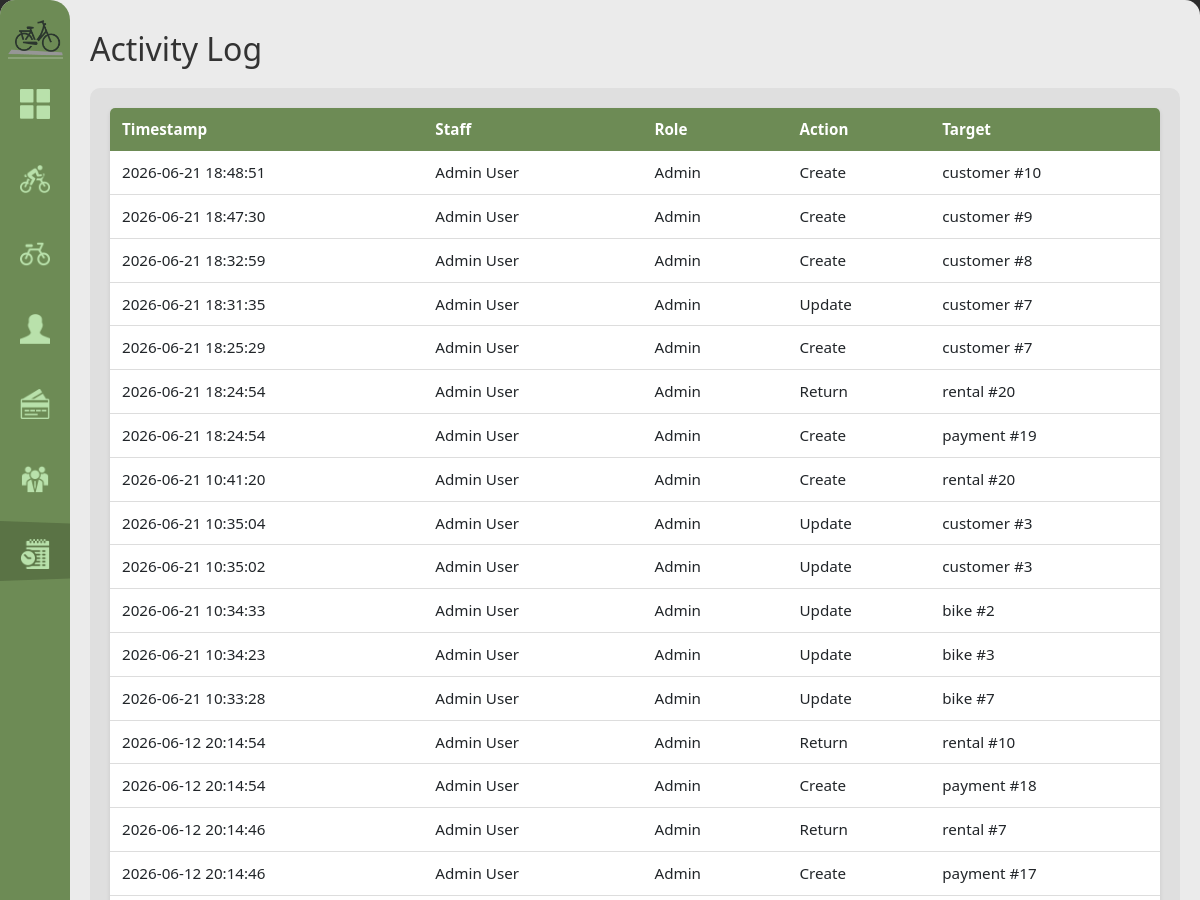
Before: /activity-log (signed in, upper part) with the older database file.
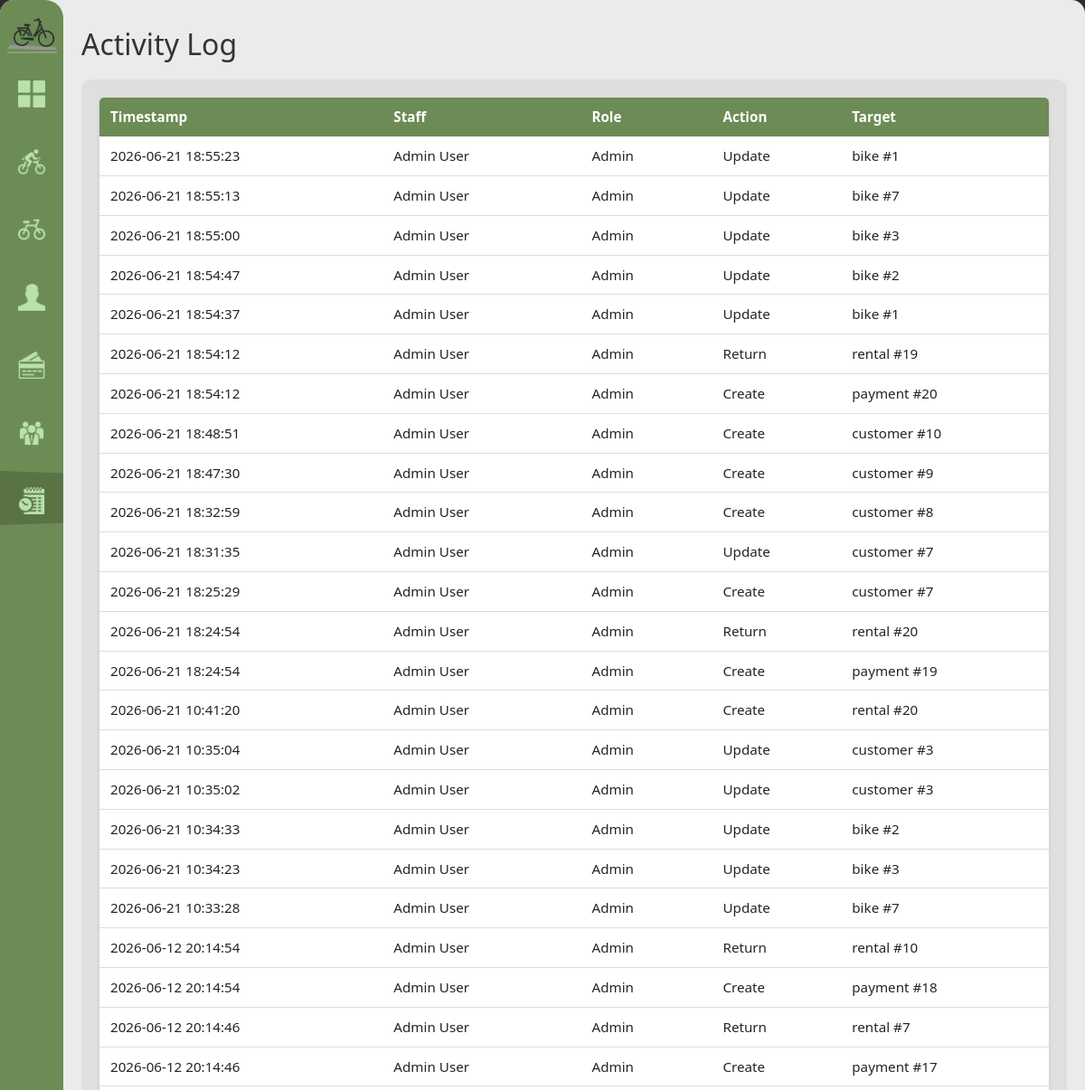
After: the same page with the newer database file.
### tables this page shows
CREATE TABLE activity_log (
            log_id INTEGER PRIMARY KEY AUTOINCREMENT,
            staff_id INTEGER NOT NULL REFERENCES staff(staff_id) ON UPDATE CASCADE ON DELETE RESTRICT,
            timestamp DATETIME NOT NULL DEFAULT(datetime('now','localtime')),
            action TEXT NOT NULL, target_table TEXT, target_id INTEGER
        );

CREATE TABLE staff (
            staff_id INTEGER PRIMARY KEY AUTOINCREMENT,
            username TEXT NOT NULL UNIQUE,
            password_hash TEXT NOT NULL,
            first_name TEXT NOT NULL, last_name TEXT NOT NULL,
            role TEXT NOT NULL CHECK(role IN('admin','cashier')),
            contact_number TEXT NOT NULL,
            status TEXT NOT NULL DEFAULT 'active' CHECK(status IN('active','inactive')),
            created_at DATETIME NOT NULL DEFAULT(datetime('now','localtime'))
        );

### handlers/activity_routes.py (the view)
@activity_bp.route('/activity-log')
@role_required('admin')
def activity_log():
    logs = database.get().get_activity_log()
    return render_template('activity_log.html', logs=logs)

### app.py (called while the page is built)
def get_sidebar_state():
    return request.cookies.get('sidebarState') == 'expanded'

@app.context_processor
def inject_sidebar_state():
    return dict(sidebar_expanded=get_sidebar_state())

@app.context_processor
def inject_current_staff():
    staff = current_staff()
    return dict(current_staff=staff, is_admin=staff and staff.get("role") == "admin")

### modules/auth.py (called while the page is built)
def role_required(*roles):
    def decorator(view):
        @wraps(view)
        def wrapped(*args, **kwargs):
            if not session.get("staff_id"):
                return redirect(url_for("login"))
            if roles and session.get("role") not in roles:
                return redirect(url_for("home"))
            return view(*args, **kwargs)
        return wrapped
    return decorator

def current_staff():
    if not session.get("staff_id"):
        return None
    return {
        "staff_id": session.get("staff_id"),
        "username": session.get("username"),
        "first_name": session.get("first_name"),
        "last_name": session.get("last_name"),
        "role": session.get("role"),
    }

### modules/database.py (called while the page is built)
def get():
    if not db: init()
    return db

### templates/activity_log.html (shortened to what this page needs)
{% extends "base.html" %}
{% block content %}
<h1>Activity Log</h1>
<div class="content-grid">
    <div class="scroll-table-container">
        <table>
            <thead>
                <tr>
                    <th>Timestamp</th>
                    <th>Staff</th>
                    <th>Role</th>
                    <th>Action</th>
                    <th>Target</th>
                </tr>
            </thead>
            <tbody>
            {% for log in logs %}
            <tr>
                <td>{{ log['timestamp'] }}</td>
                <td>{{ log['staff_name'] }}</td>
                <td>{{ log['staff_role'].title() }}</td>
                <td>{{ log['action'].replace('_', ' ').title() }}</td>
                <td>{{ log['target_table'] }}{% if log['target_id'] %} #{{ log['target_id'] }}{% endif %}</td>
            </tr>
            {% endfor %}
            </tbody>
        </table>
    </div>
</div>
{% endblock %}

Changed rows visible on the page:
added activity_log: timestamp "2026-06-21 18:55:23", staff_name "Admin User", staff_role "Admin", action.replace "Update", target_table "bike", target_id "1"
added activity_log: timestamp "2026-06-21 18:55:13", staff_name "Admin User", staff_role "Admin", action.replace "Update", target_table "bike", target_id "7"
added activity_log: timestamp "2026-06-21 18:55:00", staff_name "Admin User", staff_role "Admin", action.replace "Update", target_table "bike", target_id "3"
added activity_log: timestamp "2026-06-21 18:54:47", staff_name "Admin User", staff_role "Admin", action.replace "Update", target_table "bike", target_id "2"
added activity_log: timestamp "2026-06-21 18:54:37", staff_name "Admin User", staff_role "Admin", action.replace "Update", target_table "bike", target_id "1"
added activity_log: timestamp "2026-06-21 18:54:12", staff_name "Admin User", staff_role "Admin", action.replace "Return", target_table "rental", target_id "19"
added activity_log: timestamp "2026-06-21 18:54:12", staff_name "Admin User", staff_role "Admin", action.replace "Create", target_table "payment", target_id "20"
